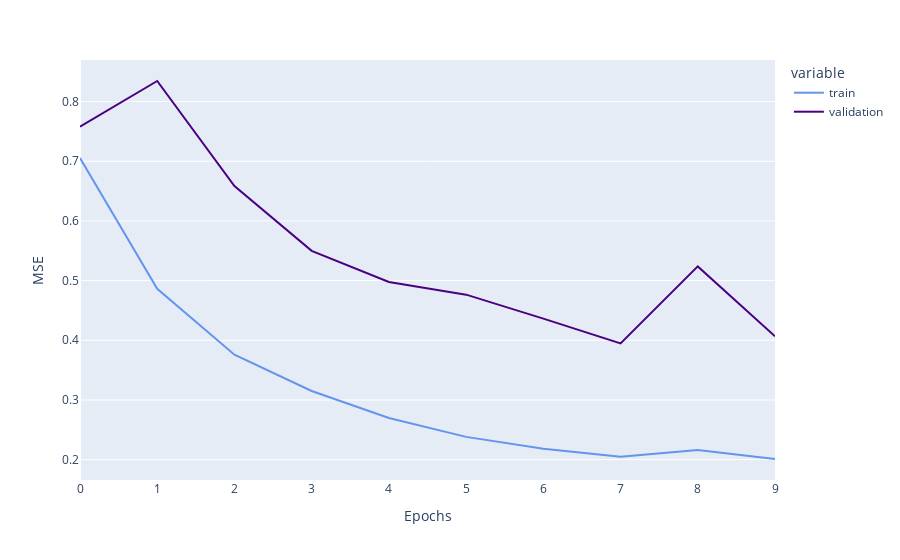

The notebook cell saved with this chart:
### Markdown cell above
Plot MSE of training and validation set over number of epochs:

### Code cell
# Using plotly.express
import plotly.express as px
import pandas as pd

df = pd.read_csv('epoch_tuning.csv', names=['epochs', 'train', 'validation'], header=0)
fig = px.line(df, x='epochs', y=["train","validation"], color_discrete_sequence=['cornflowerblue', 'indigo'])
fig.update_xaxes(title_text='Epochs', showgrid=False)
fig.update_yaxes(title_text='MSE')
fig.show()

### Figure 1 — Plotly figure (JSON) as saved in the notebook; plotly's stock layout.template omitted (floating-point values rounded to 4 significant figures)
{"data": [{"hovertemplate": "variable=train<br>epochs=%{x}<br>value=%{y}<extra></extra>", "legendgroup": "train", "line": {"color": "cornflowerblue", "dash": "solid"}, "mode": "lines", "name": "train", "orientation": "v", "showlegend": true, "type": "scatter", "x": [0, 1, 2, 3, 4, 5, 6, 7, 8, 9], "xaxis": "x", "y": [0.7053, 0.4864, 0.3758, 0.315, 0.2697, 0.2382, 0.2184, 0.2049, 0.2161, 0.2011], "yaxis": "y"}, {"hovertemplate": "variable=validation<br>epochs=%{x}<br>value=%{y}<extra></extra>", "legendgroup": "validation", "line": {"color": "indigo", "dash": "solid"}, "mode": "lines", "name": "validation", "orientation": "v", "showlegend": true, "type": "scatter", "x": [0, 1, 2, 3, 4, 5, 6, 7, 8, 9], "xaxis": "x", "y": [0.7578, 0.8345, 0.6583, 0.5498, 0.4977, 0.4765, 0.4363, 0.3949, 0.5238, 0.4068], "yaxis": "y"}], "layout": {"legend": {"title": {"text": "variable"}, "tracegroupgap": 0}, "margin": {"t": 60}, "xaxis": {"anchor": "y", "domain": [0, 1], "showgrid": false, "title": {"text": "Epochs"}}, "yaxis": {"anchor": "x", "domain": [0, 1], "title": {"text": "MSE"}}}}
